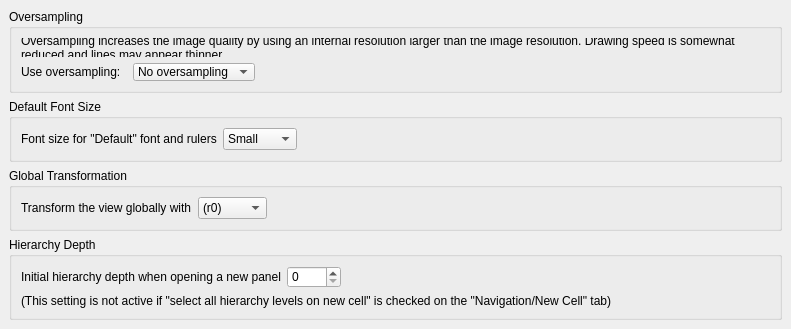
<ui version="4.0" >
 <class>LayoutViewConfigPage7</class>
 <widget class="QFrame" name="LayoutViewConfigPage7" >
  <property name="geometry" >
   <rect>
    <x>0</x>
    <y>0</y>
    <width>791</width>
    <height>323</height>
   </rect>
  </property>
  <property name="windowTitle" >
   <string>Application Settings</string>
  </property>
  <layout class="QVBoxLayout" >
   <property name="margin" >
    <number>9</number>
   </property>
   <property name="spacing" >
    <number>6</number>
   </property>
   <item>
    <widget class="QGroupBox" name="groupBox" >
     <property name="title" >
      <string>Oversampling</string>
     </property>
     <layout class="QGridLayout" >
      <property name="margin" >
       <number>9</number>
      </property>
      <property name="spacing" >
       <number>6</number>
      </property>
      <item row="1" column="0" >
       <widget class="QLabel" name="label_2" >
        <property name="text" >
         <string>Use oversampling:  </string>
        </property>
       </widget>
      </item>
      <item row="1" column="1" >
       <widget class="QComboBox" name="oversampling" >
        <item>
         <property name="text" >
          <string>No oversampling</string>
         </property>
        </item>
        <item>
         <property name="text" >
          <string>2x oversampling</string>
         </property>
        </item>
        <item>
         <property name="text" >
          <string>3x oversampling</string>
         </property>
        </item>
       </widget>
      </item>
      <item row="1" column="2" >
       <spacer>
        <property name="orientation" >
         <enum>Qt::Horizontal</enum>
        </property>
        <property name="sizeHint" >
         <size>
          <width>40</width>
          <height>20</height>
         </size>
        </property>
       </spacer>
      </item>
      <item row="0" column="0" colspan="3" >
       <widget class="QLabel" name="label" >
        <property name="text" >
         <string>Oversampling increases the image quality by using an internal resolution larger than the image resolution. Drawing speed is somewhat reduced and lines may appear thinner.</string>
        </property>
        <property name="wordWrap" >
         <bool>true</bool>
        </property>
       </widget>
      </item>
     </layout>
    </widget>
   </item>
   <item>
    <widget class="QGroupBox" name="groupBox_4" >
     <property name="title" >
      <string>Default Font Size</string>
     </property>
     <layout class="QHBoxLayout" >
      <property name="margin" >
       <number>9</number>
      </property>
      <property name="spacing" >
       <number>6</number>
      </property>
      <item>
       <widget class="QLabel" name="label_4" >
        <property name="text" >
         <string>Font size for "Default" font and rulers</string>
        </property>
       </widget>
      </item>
      <item>
       <widget class="QComboBox" name="default_font_size" >
        <item>
         <property name="text" >
          <string>Small</string>
         </property>
        </item>
        <item>
         <property name="text" >
          <string>Medium</string>
         </property>
        </item>
        <item>
         <property name="text" >
          <string>Large</string>
         </property>
        </item>
       </widget>
      </item>
      <item>
       <spacer>
        <property name="orientation" >
         <enum>Qt::Horizontal</enum>
        </property>
        <property name="sizeHint" >
         <size>
          <width>40</width>
          <height>20</height>
         </size>
        </property>
       </spacer>
      </item>
     </layout>
    </widget>
   </item>
   <item>
    <widget class="QGroupBox" name="groupBox_2" >
     <property name="title" >
      <string>Global Transformation</string>
     </property>
     <layout class="QHBoxLayout" >
      <property name="margin" >
       <number>9</number>
      </property>
      <property name="spacing" >
       <number>6</number>
      </property>
      <item>
       <widget class="QLabel" name="label_3" >
        <property name="text" >
         <string>Transform the view globally with</string>
        </property>
       </widget>
      </item>
      <item>
       <widget class="QComboBox" name="global_trans" >
        <item>
         <property name="text" >
          <string>(r0)</string>
         </property>
         <property name="icon" >
          <iconset resource="layResources.qrc" >:/r0.png</iconset>
         </property>
        </item>
        <item>
         <property name="text" >
          <string>(r90)</string>
         </property>
         <property name="icon" >
          <iconset resource="layResources.qrc" >:/r90.png</iconset>
         </property>
        </item>
        <item>
         <property name="text" >
          <string>(r180)</string>
         </property>
         <property name="icon" >
          <iconset resource="layResources.qrc" >:/r180.png</iconset>
         </property>
        </item>
        <item>
         <property name="text" >
          <string>(r270)</string>
         </property>
         <property name="icon" >
          <iconset resource="layResources.qrc" >:/r270.png</iconset>
         </property>
        </item>
        <item>
         <property name="text" >
          <string>(m0)</string>
         </property>
         <property name="icon" >
          <iconset resource="layResources.qrc" >:/m0.png</iconset>
         </property>
        </item>
        <item>
         <property name="text" >
          <string>(m45)</string>
         </property>
         <property name="icon" >
          <iconset resource="layResources.qrc" >:/m45.png</iconset>
         </property>
        </item>
        <item>
         <property name="text" >
          <string>(m90)</string>
         </property>
         <property name="icon" >
          <iconset resource="layResources.qrc" >:/m90.png</iconset>
         </property>
        </item>
        <item>
         <property name="text" >
          <string>(m135)</string>
         </property>
         <property name="icon" >
          <iconset resource="layResources.qrc" >:/m135.png</iconset>
         </property>
        </item>
       </widget>
      </item>
      <item>
       <spacer>
        <property name="orientation" >
         <enum>Qt::Horizontal</enum>
        </property>
        <property name="sizeHint" >
         <size>
          <width>40</width>
          <height>20</height>
         </size>
        </property>
       </spacer>
      </item>
     </layout>
    </widget>
   </item>
   <item>
    <widget class="QGroupBox" name="groupBox_3" >
     <property name="title" >
      <string>Hierarchy Depth</string>
     </property>
     <layout class="QGridLayout" >
      <property name="margin" >
       <number>9</number>
      </property>
      <property name="spacing" >
       <number>6</number>
      </property>
      <item row="0" column="0" >
       <widget class="QLabel" name="label_13" >
        <property name="text" >
         <string>Initial hierarchy depth when opening a new panel</string>
        </property>
       </widget>
      </item>
      <item row="0" column="1" >
       <widget class="QSpinBox" name="def_depth" >
        <property name="maximum" >
         <number>1000</number>
        </property>
       </widget>
      </item>
      <item row="0" column="2" >
       <spacer>
        <property name="orientation" >
         <enum>Qt::Horizontal</enum>
        </property>
        <property name="sizeHint" >
         <size>
          <width>40</width>
          <height>20</height>
         </size>
        </property>
       </spacer>
      </item>
      <item row="1" column="0" colspan="3" >
       <widget class="QLabel" name="label_14" >
        <property name="text" >
         <string>(This setting is not active if "select all hierarchy levels on new cell" is checked on the "Navigation/New Cell" tab)</string>
        </property>
        <property name="wordWrap" >
         <bool>true</bool>
        </property>
       </widget>
      </item>
     </layout>
    </widget>
   </item>
  </layout>
 </widget>
 <layoutdefault spacing="6" margin="11" />
 <resources>
  <include location="layResources.qrc" />
 </resources>
 <connections/>
</ui>
